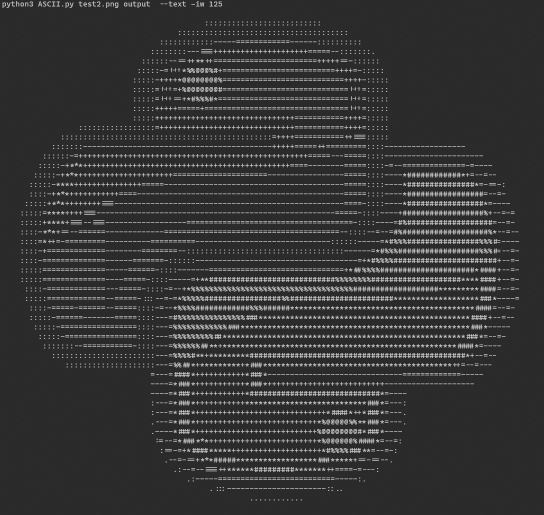
#> input picture Examples/Sample1.png, 1087 x 1030 px (shown at 1/2 size)
$ python ASCII.py --text Examples/Sample1.png out.png
#> lines starting #> are read from the running program, lines starting #| are printed output that depends on the picture
from PIL import Image,ImageDraw
import numpy as np
import argparse

parser=argparse.ArgumentParser()

# adding arguments

Mode = parser.add_mutually_exclusive_group(required=True)
Mode.add_argument('--text',action='store_true',help='Output the image made of ascii characters to a text file')
Mode.add_argument('--image',action='store_true',help='Output the coloured image made using custom string to a png file')


parser.add_argument('inputImage',help='Enter the path to image')
parser.add_argument('outputFile',help='Enter the path to output File')
parser.add_argument('-w','--width',help='Enter width of output image default=75',type= int,default=75)
parser.add_argument('-i','--invertColor',help='Flag to invert color of image',action='store_true')
args=parser.parse_args()

# Setting variables
inputImagePath=args.inputImage
outputPath=args.outputFile
widd=args.width

asci = r"@%#*+=-:. "

if args.invertColor:
    asci = r"@%#*+=-:. "[::-1]

# opening input image
img = Image.open(inputImagePath)
#> img is the input picture: PIL image 1087x1030 RGBA; mean R, G, B, A 54.5, 54.5, 54.5, 255

# setting wid,height of image
wid,height=img.size
#> wid = 1087; height = 1030
img=img.resize((widd,int(widd*((height*9)/(wid*20)))))
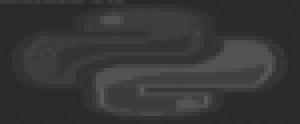
#> img: PIL image 75x31 RGBA (shown 4 times larger); mean R, G, B, A 54.6, 54.6, 54.6, 255

def convertGray(img):
    """
    Converting a colored image to gray scale
    """
    imgArrayold=(np.array(img))
    arrayImage = np.zeros([height, wid], dtype=np.uint8)
    for x in range(height):
        for y in range(wid):
            aa=imgArrayold[x,y,0]/3+imgArrayold[x,y,1]/3+imgArrayold[x,y,2]/3
            arrayImage[x,y] = aa
    imgNew = Image.fromarray(arrayImage)
    return imgNew


def avg(imggg):
    return (np.average(np.array(imggg)))


def convertToAscii(img):
    """
    Write ASCII characters to file
    """
    # opening file
    f = open(outputPath.split('.')[0]+'.txt', "w")

    for j in range(height):
        for i in range(wid):
            img1 = img.crop((i, int(j), i+1, int((j+1))))
            f.write(asci[int((avg(img1)*9)/255)])
            print(asci[int((avg(img1)*9)/255)],end="")
        print("\n",end="")
        f.write("\n")


    f.close()

def writeTextToImage(TextInput,bgColor):
    """
    Make a coloured image of custom string
    """
    imgnew=Image.new(mode="RGB",size=(widd*6,9*int(widd*((height*9)/(wid*20)))),color=bgColor)
    for j in range(int(img.size[1])):
        for i in range(int(img.size[0])):
            img1 = img.crop((i, int(j), i+1, int((j+1))))
            img2=ImageDraw.Draw(imgnew)
            x=img1.getpixel((0,0))
            img2.text((i*6, j*9), TextInput[i%(len(TextInput))] , fill=(x))
    imgnew.save(outputPath.split('.')[0]+'.png')


if args.text:
    wid,height=img.size
#> wid = 75; height = 31
    imgg = convertGray(img)
    convertToAscii(imgg)
if args.image:
    bgColor=(0,0,0)
    if args.invertColor:
        bgColor=(255,255,255)
    Text=input("Enter the string you want to see on image : ")
    writeTextToImage(Text,bgColor)
